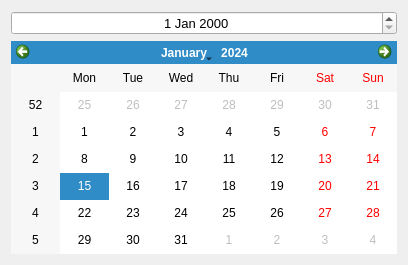
<?xml version="1.0" encoding="UTF-8"?>
<ui version="4.0">
 <class>Dialog</class>
 <widget class="QDialog" name="Dialog">
  <property name="geometry">
   <rect>
    <x>0</x>
    <y>0</y>
    <width>408</width>
    <height>265</height>
   </rect>
  </property>
  <property name="windowTitle">
   <string>Dialog</string>
  </property>
  <layout class="QVBoxLayout" name="verticalLayout">
   <item>
    <widget class="QDateEdit" name="dateEdit">
     <property name="font">
      <font>
       <pointsize>10</pointsize>
      </font>
     </property>
     <property name="alignment">
      <set>Qt::AlignCenter</set>
     </property>
    </widget>
   </item>
   <item>
    <widget class="QCalendarWidget" name="calendarWidget"/>
   </item>
  </layout>
 </widget>
 <resources/>
 <connections/>
</ui>
